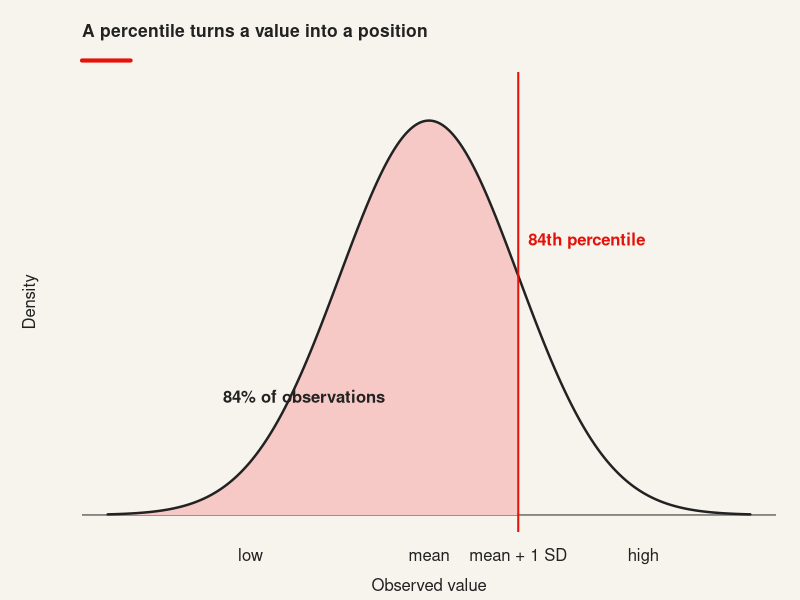
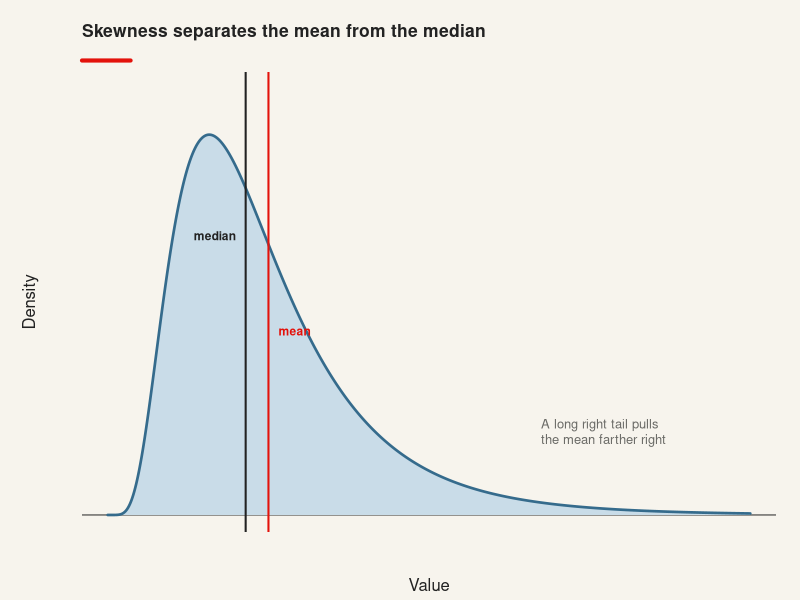
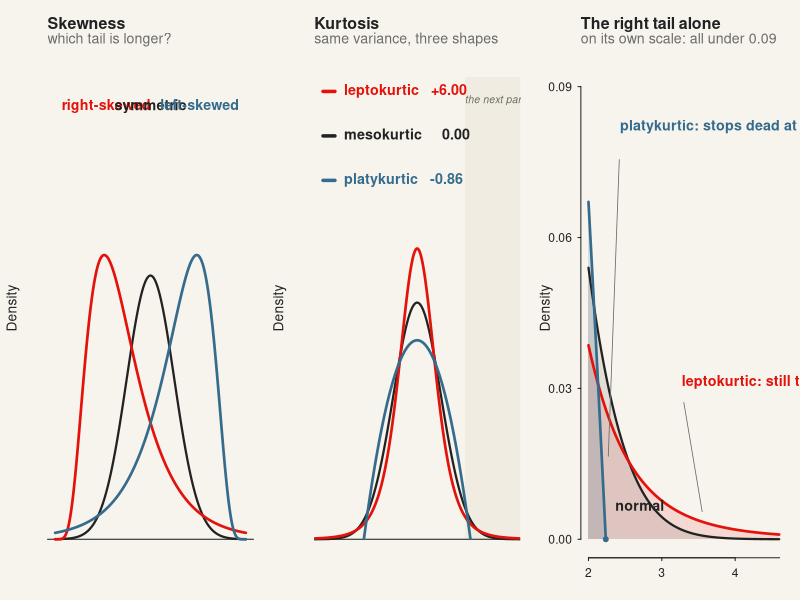
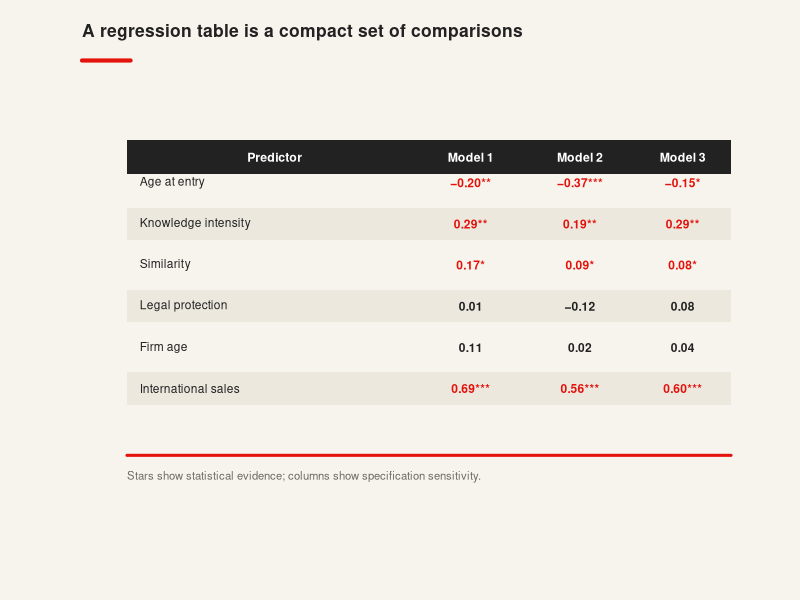
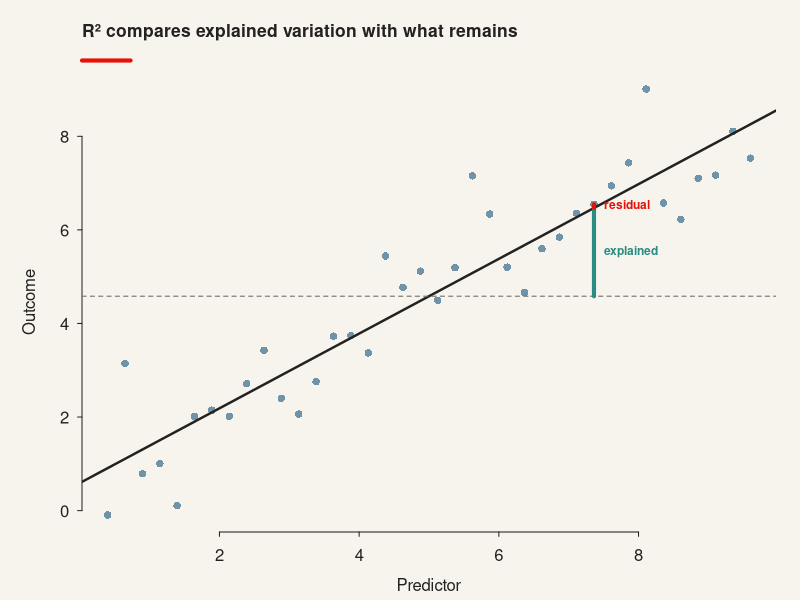
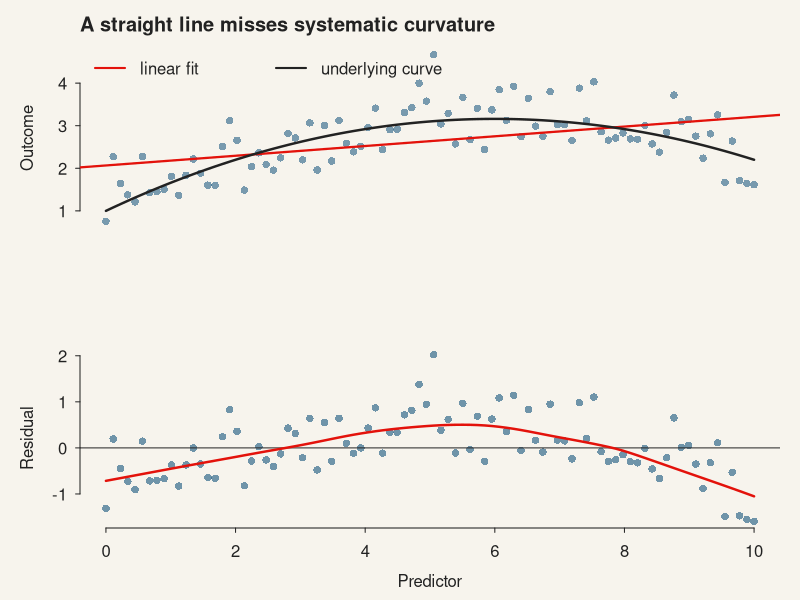
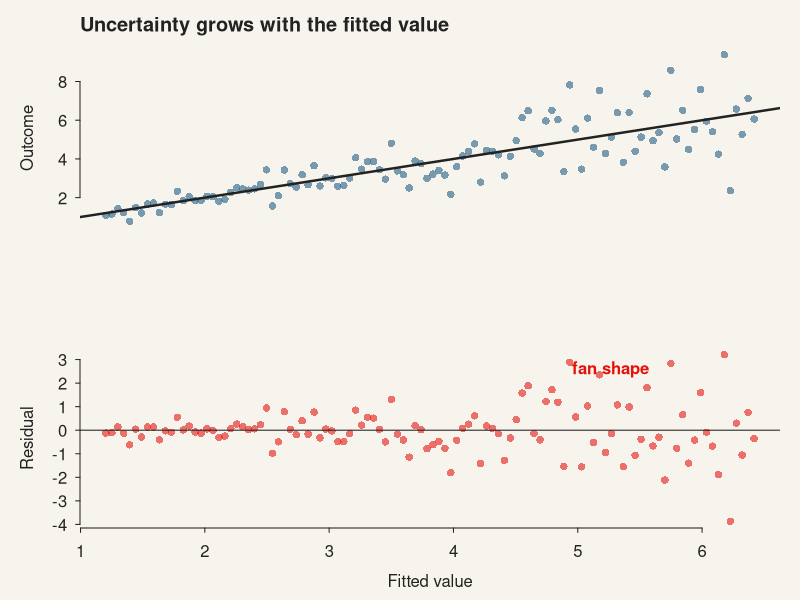
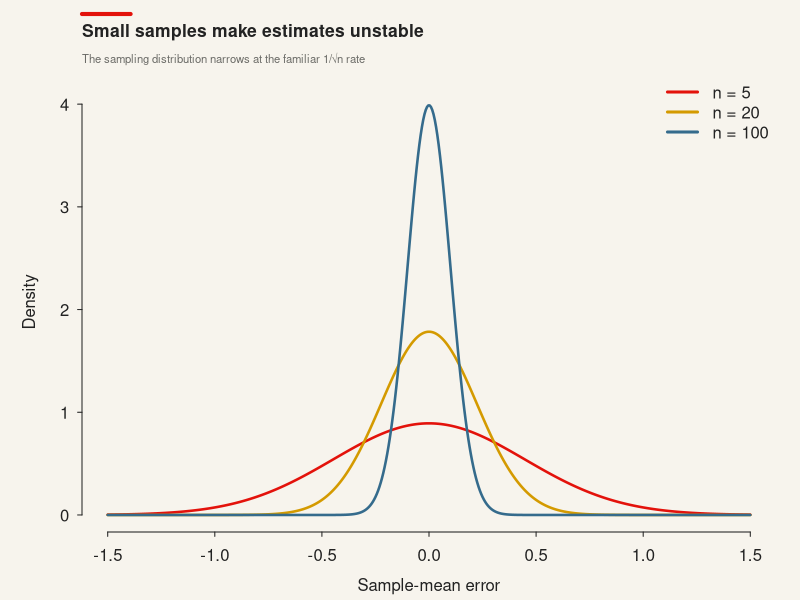

Here is the R script that generated these plots, in order:
# Rebuilds third-party teaching figures as original, course-owned PNG graphics.
# The visual language is inspired by restrained economic-journalism graphics:
# warm paper, charcoal type, one red accent, direct labels, and minimal grids.

BG <- "#F7F4ED"
INK <- "#222222"
MUTED <- "#6B6B67"
RED <- "#E3120B"
BLUE <- "#356B8C"
TEAL <- "#2A8C82"
GOLD <- "#D49A00"
GRID <- "#D8D3C8"
PALE_RED <- "#F7C9C6"
PALE_BLUE <- "#C9DCE8"
PALE_TEAL <- "#C6E2DE"

# The session codes below are the ones this script has always used; the
# directories are the current ones. Seven of these eight paths still named
# folders from an earlier syllabus — 03-inference-diagnostics-interpretation,
# 07-trees-forests-boosting and so on — so re-running the script created
# orphans and left the assets the decks actually load untouched. Each path here
# is the directory that references the files that code generates; verified by
# grepping the decks for every filename.
paths <- c(
  S02 = "02-exploratory-data-analysis/01-lecture/economist-assets",
  S03 = "03-regression-adequacy-and-validity/01-lecture/economist-assets",
  S04 = "04-logistic-ordinal-multinomial/01-lecture/economist-assets",
  S07 = "13-one-more-thing/01-lecture/economist-assets",
  S08 = "08-knn-and-bias-variance/01-lecture/economist-assets",
  S09 = "09-structural-equation-modelling/01-lecture/economist-assets",
  S10 = "10-causal-inference-foundations/01-lecture/economist-assets",
  S11 = "11-causal-inference-did/01-lecture/economist-assets"
)
invisible(lapply(paths, dir.create, recursive = TRUE, showWarnings = FALSE))

generated_assets <- character()

asset <- function(session, filename) {
  filename <- sub("\\.svg$", ".png", filename)
  path <- file.path(paths[[session]], filename)
  generated_assets <<- c(generated_assets, path)
  path
}

open_svg <- function(path, width = 10, height = 5.625) {
  # Prefer Quartz on macOS (it avoids an external X11 dependency) and Cairo on
  # headless Linux runners such as GitHub Actions.
  device_type <- if (capabilities("aqua")) "quartz" else "cairo"
  png(path, width = round(width * 144), height = round(height * 144),
      res = 144, bg = BG, pointsize = 13, family = "sans", type = device_type)
  par(bg = BG, fg = INK, col.axis = INK, col.lab = INK, col.main = INK,
      las = 1, bty = "n", mar = c(3.4, 4.1, 3.6, 1.2),
      mgp = c(2.15, 0.65, 0), tcl = -0.22)
}

headline <- function(title, subtitle = NULL) {
  mtext(title, side = 3, adj = 0, line = 1.55, font = 2, cex = 1.05, col = INK)
  if (!is.null(subtitle))
    mtext(subtitle, side = 3, adj = 0, line = 0.25, cex = 0.68, col = MUTED)
  # The accent rule was drawn 2.5% of the panel height above the plot region,
  # which is where mtext line 0.25 falls — so on every figure that had a
  # subtitle, the rule struck the subtitle through. With a subtitle it now sits
  # above the title; without one it stays where it was, underlining the title.
  y <- if (is.null(subtitle))
    par("usr")[4] + 0.025 * diff(par("usr")[3:4])
  else
    par("usr")[4] + 2.9 * par("cxy")[2]
  segments(par("usr")[1], y, par("usr")[1] + 0.07 * diff(par("usr")[1:2]), y,
           col = RED, lwd = 4, xpd = NA)
}

direct_label <- function(x, y, label, col = INK, pos = 4, ...) {
  text(x, y, label, col = col, pos = pos, font = 2, cex = 0.72, ...)
}

box <- function(x, y, w, h, label, fill = "white", border = GRID,
                col = INK, cex = 0.72, font = 2, radius = 0) {
  rect(x - w / 2, y - h / 2, x + w / 2, y + h / 2,
       col = fill, border = border, lwd = 1.5)
  text(x, y, label, col = col, cex = cex, font = font)
}

node_circle <- function(x, y, r, label, fill = PALE_BLUE, border = BLUE,
                        col = INK, cex = 0.72) {
  symbols(x, y, circles = r, inches = FALSE, add = TRUE, bg = fill,
          fg = border, lwd = 1.6)
  text(x, y, label, col = col, cex = cex, font = 2)
}

link <- function(x0, y0, x1, y1, col = MUTED, lwd = 1.7, label = NULL) {
  arrows(x0, y0, x1, y1, length = 0.08, angle = 22, col = col, lwd = lwd)
  if (!is.null(label)) text((x0 + x1) / 2, (y0 + y1) / 2 + 2.2,
                            label, col = col, cex = 0.64, font = 2)
}

# Session 02 -----------------------------------------------------------------

open_svg(asset("S02", "percentile.svg"))
x <- seq(-3.6, 3.6, length.out = 500); y <- dnorm(x)
plot(x, y, type = "n", axes = FALSE, xlab = "Observed value", ylab = "Density",
     ylim = c(0, max(y) * 1.08)); abline(h = 0, col = INK)
# The cut sits at one standard deviation above the mean, so the figure shows
# the same number the slide's code computes -- pnorm(1) = 0.8413 -- and the same
# number the 68-95-99.7 rule implies two slides later: 68% within 1 SD leaves
# 16% in the upper tail, so 84% below. An arbitrary cut taught none of that.
cut <- 1; xs <- x[x <= cut]
polygon(c(xs, rev(xs)), c(dnorm(xs), rep(0, length(xs))), col = PALE_RED, border = NA)
lines(x, y, col = INK, lwd = 2.4); abline(v = cut, col = RED, lwd = 2)
axis(1, at = c(-2, 0, cut, 2.4), labels = c("low", "mean", "mean + 1 SD", "high"), col = NA)
text(cut, dnorm(cut) + .035, "84th percentile", col = RED, pos = 4, font = 2)
text(-1.4, .12, "84% of observations", col = INK, font = 2)
headline("A percentile turns a value into a position")
dev.off()

open_svg(asset("S02", "mean-median.svg"))
x <- seq(0.02, 8, length.out = 700); y <- dlnorm(x, meanlog = .55, sdlog = .55)
plot(x, y, type = "n", axes = FALSE, xlab = "Value", ylab = "Density",
     ylim = c(0, max(y) * 1.12)); abline(h = 0, col = INK)
polygon(c(x, rev(x)), c(y, rep(0, length(x))), col = PALE_BLUE, border = NA)
lines(x, y, col = BLUE, lwd = 2.6)
med <- exp(.55); mn <- exp(.55 + .55^2 / 2)
abline(v = med, col = INK, lwd = 2); abline(v = mn, col = RED, lwd = 2)
direct_label(med, max(y) * .73, "median", col = INK, pos = 2)
direct_label(mn, max(y) * .48, "mean", col = RED, pos = 4)
text(5.4, max(y) * .22, "A long right tail pulls\nthe mean farther right", adj = 0,
     cex = .78, col = MUTED)
headline("Skewness separates the mean from the median")
dev.off()

# Three panels rather than two. On one linear-density panel the three kurtosis
# curves sit almost on top of each other — the tail mass that *defines* kurtosis
# is a rounding error next to a peak of 0.4, so the picture showed a difference
# the eye could not resolve. The third panel is the same three curves over the
# right tail alone, where the whole panel is under 0.09 and the ordering is
# plain: one curve stops dead, one decays, one is still visible at 4.6.
# Taller than the two-panel version it replaces, and with larger type: at 96%
# of a 1280px slide this raster is drawn at about 0.55 scale, so a label set at
# the old cex arrived at half the size of the body text beside it.
open_svg(asset("S02", "shape.svg"), width = 13.5, height = 5.6)
par(mfrow = c(1, 3), mar = c(3.2, 3.6, 4.4, 1.0), cex.lab = 1.25)

lab_cex <- 1.3
note <- function(x, y, label, col = INK, pos = 4)
  text(x, y, label, col = col, pos = pos, font = 2, cex = lab_cex, xpd = NA)
panel_title <- function(main, sub) {
  title(main, adj = 0, line = 2.2, font.main = 2, cex.main = 1.45)
  mtext(sub, side = 3, adj = 0, line = 0.9, cex = 0.85, col = MUTED)
}

x  <- seq(-4.8, 4.8, length.out = 1400)
xs <- seq(-4, 4, length.out = 700)

# --- skewness ---------------------------------------------------------------
plot(xs, dnorm(xs), type = "n", axes = FALSE, xlab = "", ylab = "Density",
     xlim = c(-4, 4), ylim = c(0, .70)); abline(h = 0, col = INK)
# The shift puts the lognormal's own left edge exactly on the panel's, so the
# mirrored copy lands on the right edge and neither is clipped mid-fall.
right <- dlnorm(xs + 4.1, 1, .48); right <- right / max(right) * .43
left <- rev(right)
lines(xs, dnorm(xs), col = INK, lwd = 2.2)
lines(xs, right, col = RED, lwd = 2.6); lines(xs, left, col = BLUE, lwd = 2.6)
# The three labels sit in the empty band above the curves, each over the curve
# it names. They used to sit on the opposite side of the panel from that curve —
# colour-matched, and so reading as swapped.
note(-4.0, .655, "right-skewed", RED, 4)
text(0, .655, "symmetric", col = INK, font = 2, cex = lab_cex)
note(4.0, .655, "left-skewed", BLUE, 2)
panel_title("Skewness", "which tail is longer?")

# --- kurtosis, whole distribution -------------------------------------------
# All three curves have variance 1, so the only thing differing is shape. This
# matters: "lighter tails" used to be dnorm(sd = 1.35), which has *identical*
# kurtosis to the standard normal — kurtosis is scale-invariant — and visibly
# more mass in the tails, so the picture claimed the opposite of what it showed.
#   heavy: t(5) scaled to unit variance, leptokurtic
#   light: Beta(2,2) mapped to unit variance, platykurtic, and compactly
#          supported, so its tails visibly stop rather than merely thinning.
s_t <- sqrt(3 / 5); a_b <- sqrt(5)
dens_heavy <- function(z) dt(z / s_t, df = 5) / s_t
dens_light <- function(z) ifelse(abs(z) < a_b,
                                 dbeta((z + a_b) / (2 * a_b), 2, 2) / (2 * a_b), 0)
# Excess kurtosis by numerical integration, so the labels state what is drawn
# rather than what a textbook says about a distribution drawn differently.
g2 <- function(f) integrate(function(z) z^4 * f(z), -Inf, Inf,
                            rel.tol = 1e-10)$value - 3
g2_heavy <- g2(dens_heavy); g2_light <- g2(dens_light)

normal <- dnorm(x); heavy <- dens_heavy(x)
light  <- ifelse(abs(x) < a_b, dens_light(x), NA)

plot(x, normal, type = "n", axes = FALSE, xlab = "", ylab = "Density",
     xlim = c(-4, 4), ylim = c(0, .78))
# The band the third panel opens up, drawn under the curves so it reads as a
# window onto them rather than as a block beside them.
rect(2, 0, 4.8, .78, col = "#F1ECE2", border = NA)
abline(h = 0, col = INK)
lines(x, normal, col = INK, lwd = 2.2)
lines(x, heavy, col = RED, lwd = 2.6)
lines(x, light, col = BLUE, lwd = 2.6)
# A three-line key in the empty upper left, rather than labels laid over the
# curves: at unit variance the three peaks are only 0.16 apart vertically, and
# there is no point on any curve where a label does not touch another.
key <- function(i, col, label) {
  y <- .755 - (i - 1) * .075
  segments(-3.95, y, -3.45, y, col = col, lwd = 3.4)
  text(-3.35, y, label, col = col, font = 2, cex = lab_cex, pos = 4)
}
key(1, RED,  sprintf("leptokurtic   %+.2f", g2_heavy))
key(2, INK,          "mesokurtic     0.00")
key(3, BLUE, sprintf("platykurtic   %+.2f", g2_light))
text(3.4, .74, "the next panel", col = MUTED, font = 3, cex = .95)
panel_title("Kurtosis", "same variance, three shapes")

# --- kurtosis, the tail on its own scale ------------------------------------
xt <- seq(2, 4.6, length.out = 900)
ht <- dens_heavy(xt); nt <- dnorm(xt)
lt <- ifelse(xt < a_b, dens_light(xt), NA)
keep <- !is.na(lt)
plot(xt, ht, type = "n", xlab = "", ylab = "Density", xlim = c(2, 4.6),
     ylim = c(0, .092), axes = FALSE)
polygon(c(xt, rev(xt)), c(ht, rep(0, length(xt))),
        col = adjustcolor(RED, alpha.f = .12), border = NA)
polygon(c(xt, rev(xt)), c(nt, rep(0, length(xt))),
        col = adjustcolor(INK, alpha.f = .10), border = NA)
polygon(c(xt[keep], rev(xt[keep])), c(lt[keep], rep(0, sum(keep))),
        col = adjustcolor(BLUE, alpha.f = .16), border = NA)
lines(xt, nt, col = INK, lwd = 2.2)
lines(xt, ht, col = RED, lwd = 2.6)
lines(xt[keep], lt[keep], col = BLUE, lwd = 2.6)
points(a_b, 0, pch = 19, col = BLUE, cex = 1.0)
axis(1, at = c(2, 4.6), labels = FALSE, tcl = 0, col = INK)
axis(1, at = 2:4, col = INK, col.axis = INK, cex.axis = 1.1)
axis(2, at = c(0, .03, .06, .09), col = INK, col.axis = INK, cex.axis = 1.1)
# Hairline leaders, in the muted grey: a leader drawn in the curve's own colour
# and weight reads as another curve, which on this panel is the one thing it
# must not do.
segments(2.42, .0755, 2.27, .0165, col = MUTED, lwd = .8)
note(2.34, .082, "platykurtic: stops dead at 2.24", BLUE, 4)
segments(3.30, .0272, 3.55, .0055, col = MUTED, lwd = .8)
note(3.18, .0312, "leptokurtic: still there at 4.6", RED, 4)
note(2.70, .0088, "normal", INK, 1)
panel_title("The right tail alone", "on its own scale: all under 0.09")
dev.off()

# Session 03: diagnostics -----------------------------------------------------

open_svg(asset("S03", "regression-table.svg"), width = 11, height = 5.9)
plot.new(); plot.window(xlim = c(0, 100), ylim = c(0, 100)); headline("A regression table is a compact set of comparisons")
cols <- c(4, 48, 65, 82, 97); rows <- seq(78, 20, length.out = 7)
rect(3, 80, 97, 88, col = INK, border = NA)
headers <- c("Predictor", "Model 1", "Model 2", "Model 3")
for (i in seq_along(headers)) text((cols[i] + cols[i + 1]) / 2, 84, headers[i], col = "white", font = 2, cex = .74)
labels <- c("Age at entry", "Knowledge intensity", "Similarity", "Legal protection", "Firm age", "International sales")
values <- rbind(c("−0.20**", "−0.37***", "−0.15*"), c("0.29**", "0.19**", "0.29**"),
                c("0.17*", "0.09*", "0.08*"), c("0.01", "−0.12", "0.08"),
                c("0.11", "0.02", "0.04"), c("0.69***", "0.56***", "0.60***"))
for (r in seq_along(labels)) {
  if (r %% 2 == 0) rect(3, rows[r] - 3.8, 97, rows[r] + 3.8, col = "#ECE8DE", border = NA)
  text(5, rows[r], labels[r], adj = 0, cex = .72, col = INK)
  for (j in 1:3) text((cols[j + 1] + cols[j + 2]) / 2, rows[r], values[r, j],
                       cex = .72, col = if (grepl("\\*", values[r, j])) RED else INK, font = 2)
}
segments(3, 14, 97, 14, col = RED, lwd = 3); text(3, 9, "Stars show statistical evidence; columns show specification sensitivity.", adj = 0, cex = .68, col = MUTED)
dev.off()

set.seed(12)
open_svg(asset("S03", "r-squared.svg"))
x <- seq(0.4, 9.6, length.out = 38); y <- 1.1 + .72 * x + rnorm(length(x), 0, 1.0)
fit <- lm(y ~ x); yh <- fitted(fit); idx <- 29
plot(x, y, pch = 16, col = adjustcolor(BLUE, .7), xlab = "Predictor", ylab = "Outcome", axes = FALSE)
axis(1); axis(2); abline(fit, col = INK, lwd = 2.4); abline(h = mean(y), col = MUTED, lty = 2)
segments(x[idx], mean(y), x[idx], yh[idx], col = TEAL, lwd = 4)
segments(x[idx], yh[idx], x[idx], y[idx], col = RED, lwd = 4)
direct_label(x[idx], (mean(y) + yh[idx]) / 2, "explained", TEAL, 4)
direct_label(x[idx], (yh[idx] + y[idx]) / 2, "residual", RED, 4)
headline("R² compares explained variation with what remains")
dev.off()

set.seed(22)
open_svg(asset("S03", "nonlinearity.svg"), width = 10.5, height = 6)
par(mfrow = c(2, 1), mar = c(3.6, 4, 2.4, 1))
x <- seq(0, 10, length.out = 90); y <- 1 + .72 * x - .06 * x^2 + rnorm(90, 0, .48); fit <- lm(y ~ x)
plot(x, y, pch = 16, col = adjustcolor(BLUE, .65), axes = FALSE, xlab = "", ylab = "Outcome")
axis(2); abline(fit, col = RED, lwd = 2.2); lines(x, 1 + .72 * x - .06 * x^2, col = INK, lwd = 2.4)
legend("topleft", c("linear fit", "underlying curve"), col = c(RED, INK), lwd = 2, bty = "n", horiz = TRUE)
title("A straight line misses systematic curvature", adj = 0, font.main = 2)
plot(x, resid(fit), pch = 16, col = adjustcolor(BLUE, .7), axes = FALSE, xlab = "Predictor", ylab = "Residual")
axis(1); axis(2); abline(h = 0, col = INK); lines(lowess(x, resid(fit), f = .45), col = RED, lwd = 2.4)
dev.off()

set.seed(33)
open_svg(asset("S03", "heteroskedasticity.svg"), width = 10.5, height = 6)
par(mfrow = c(2, 1), mar = c(3.6, 4, 2.4, 1))
x <- seq(0.2, 10, length.out = 110); y <- 1 + .55 * x + rnorm(110, 0, .18 + .12 * x); fit <- lm(y ~ x)
plot(x, y, pch = 16, col = adjustcolor(BLUE, .65), axes = FALSE, xlab = "", ylab = "Outcome")
axis(2); abline(fit, col = INK, lwd = 2.4); title("Uncertainty grows with the fitted value", adj = 0, font.main = 2)
plot(fitted(fit), resid(fit), pch = 16, col = adjustcolor(RED, .58), axes = FALSE, xlab = "Fitted value", ylab = "Residual")
axis(1); axis(2); abline(h = 0, col = INK); text(max(fitted(fit)) * .82, max(resid(fit)) * .8, "fan shape", col = RED, font = 2)
dev.off()

open_svg(asset("S03", "small-samples.svg"))
x <- seq(-1.5, 1.5, length.out = 500); ns <- c(5, 20, 100); cols <- c(RED, GOLD, BLUE)
plot(x, dnorm(x, sd = 1 / sqrt(5)), type = "n", axes = FALSE, xlab = "Sample-mean error", ylab = "Density",
     ylim = c(0, max(dnorm(x, sd = 1 / sqrt(100))) * 1.04)); axis(1); axis(2)
for (i in seq_along(ns)) lines(x, dnorm(x, sd = 1 / sqrt(ns[i])), col = cols[i], lwd = 2.5)
legend("topright", paste("n =", ns), col = cols, lwd = 3, bty = "n")
headline("Small samples make estimates unstable", "The sampling distribution narrows at the familiar 1/√n rate")
dev.off()

# Session 04: logistic regression -------------------------------------------

open_svg(asset("S04", "logistic-curves.svg"), width = 10.5, height = 5.8)
par(mfrow = c(1, 2), mar = c(3.3, 3.7, 3.6, .8))
x <- seq(-6, 6, length.out = 400)
for (sign in c(1, -1)) {
  p <- plogis(sign * x)
  plot(x, p, type = "n", ylim = c(0, 1), axes = FALSE, xlab = "Predictor x", ylab = "Probability")
  axis(1); axis(2, at = c(0, .5, 1)); abline(h = c(0, .5, 1), col = GRID, lty = c(1, 2, 1))
  lines(x, p, col = if (sign == 1) RED else BLUE, lwd = 3)
  title(if (sign == 1) "Positive coefficient" else "Negative coefficient", adj = 0, font.main = 2)
  text(if (sign == 1) 3.5 else -3.5, .82, if (sign == 1) "odds rise" else "odds fall",
       col = if (sign == 1) RED else BLUE, font = 2)
}
dev.off()

# Session 07: PCA and factor analysis ---------------------------------------

set.seed(48)
open_svg(asset("S07", "bayes-classifier.svg"))
n <- 90; x1 <- rnorm(n, rep(c(-1.2, 1.25), each = n / 2), .75); x2 <- rnorm(n, rep(c(.6, -.4), each = n / 2), .8)
grp <- rep(c(0, 1), each = n / 2)
plot(x1, x2, pch = 21, bg = ifelse(grp == 0, PALE_RED, PALE_BLUE), col = ifelse(grp == 0, RED, BLUE),
     axes = FALSE, xlab = "Feature 1", ylab = "Feature 2", cex = 1.05); axis(1); axis(2)
curve(.18 * x^2 - .35 * x + .05, from = -3.2, to = 3.2, add = TRUE, col = INK, lwd = 2.7)
text(-2.4, -1.4, "class A", col = RED, font = 2); text(2.1, 1.35, "class B", col = BLUE, font = 2)
headline("The Bayes boundary assigns the most probable class")
dev.off()

open_svg(asset("S07", "cross-validation.svg"), width = 11, height = 5.6)
plot.new(); plot.window(xlim = c(0, 12), ylim = c(0, 10)); headline("Ten-fold cross-validation rotates the test set")
for (r in 1:6) {
  for (k in 1:10) rect(k, 8.4 - r, k + .78, 8.92 - r, col = if (k == r) RED else "white", border = GRID)
  text(.65, 8.65 - r, paste0("fold ", r), adj = 1, cex = .68, col = MUTED)
}
text(5.9, 1.35, "Every observation is tested once; training never sees its own test fold.", cex = .76, col = INK, font = 2)
dev.off()

open_svg(asset("S07", "learning-taxonomy.svg"), width = 11, height = 6)
plot.new(); plot.window(xlim = c(0, 100), ylim = c(0, 100)); headline("Learning problems differ by the signal available")
box(50, 82, 28, 9, "Machine learning", fill = INK, border = INK, col = "white", cex = .82)
box(22, 60, 25, 9, "Supervised", fill = PALE_RED, border = RED)
box(50, 60, 25, 9, "Unsupervised", fill = PALE_BLUE, border = BLUE)
box(78, 60, 25, 9, "Reinforcement", fill = PALE_TEAL, border = TEAL)
segments(50, 77.5, c(22, 50, 78), c(64.5, 64.5, 64.5), col = MUTED, lwd = 1.5)
box(14, 35, 20, 8, "Classification", fill = "white", border = GRID)
box(31, 35, 20, 8, "Regression", fill = "white", border = GRID)
box(44, 35, 20, 8, "Clustering", fill = "white", border = GRID)
box(61, 35, 20, 8, "Dimension reduction", fill = "white", border = GRID)
box(78, 35, 20, 8, "Policy learning", fill = "white", border = GRID)
segments(22, 55.5, c(14, 31), c(39, 39), col = MUTED)
segments(50, 55.5, c(44, 61), c(39, 39), col = MUTED)
segments(78, 55.5, 78, 39, col = MUTED)
text(50, 18, "PCA and factor analysis live in the unsupervised branch.", col = RED, font = 2, cex = .82)
dev.off()

set.seed(54)
open_svg(asset("S07", "pca-axes.svg"))
z1 <- rnorm(95, 0, 1.35); z2 <- .55 * z1 + rnorm(95, 0, .48)
plot(z1, z2, pch = 21, bg = PALE_BLUE, col = BLUE, axes = FALSE, xlab = "Original variable x", ylab = "Original variable y")
axis(1); axis(2); arrows(-2.8, -1.5, 2.9, 1.65, col = RED, lwd = 3, length = .1)
arrows(1.0, -2.0, -1.0, 2.0, col = INK, lwd = 2, length = .1)
direct_label(2.15, 1.5, "PC1: most variance", RED, 4)
direct_label(-.9, 1.9, "PC2", INK, 2)
headline("PCA rotates the axes toward maximum variation")
dev.off()

set.seed(60)
open_svg(asset("S07", "pca-biplot.svg"))
score1 <- rnorm(45); score2 <- .35 * score1 + rnorm(45, sd = .72)
plot(score1, score2, pch = 21, bg = PALE_BLUE, col = BLUE, axes = FALSE, xlab = "PC1", ylab = "PC2", xlim = c(-2.7, 2.7), ylim = c(-2.3, 2.3))
axis(1); axis(2); abline(h = 0, v = 0, col = GRID)
loads <- rbind(c(1.8, .6), c(1.3, -1.4), c(-1.2, 1.5), c(-1.7, -.6)); labs <- c("productivity", "investment", "skills", "energy")
for (i in 1:4) { arrows(0, 0, loads[i, 1], loads[i, 2], col = RED, lwd = 2, length = .09); direct_label(loads[i, 1], loads[i, 2], labs[i], RED, 4) }
headline("A biplot joins observations with variable loadings")
dev.off()

open_svg(asset("S07", "dimension-reduction-map.svg"), width = 11, height = 6)
plot.new(); plot.window(xlim = c(0, 100), ylim = c(0, 100)); headline("Choose a method from the variables you actually have")
box(50, 82, 30, 9, "Multivariate data", fill = INK, border = INK, col = "white")
box(18, 59, 25, 9, "Quantitative", fill = PALE_BLUE, border = BLUE)
box(50, 59, 25, 9, "Qualitative", fill = PALE_TEAL, border = TEAL)
box(82, 59, 25, 9, "Mixed", fill = PALE_RED, border = RED)
segments(50, 77.5, c(18, 50, 82), c(63.5, 63.5, 63.5), col = MUTED)
box(11, 34, 17, 8, "PCA", fill = "white", border = BLUE)
box(29, 34, 17, 8, "Factor analysis", fill = "white", border = BLUE)
box(50, 34, 17, 8, "MCA", fill = "white", border = TEAL)
box(74, 34, 17, 8, "FAMD", fill = "white", border = RED)
box(91, 34, 14, 8, "MFA", fill = "white", border = RED)
segments(18, 54.5, c(11, 29), c(38, 38), col = MUTED); segments(50, 54.5, 50, 38, col = MUTED); segments(82, 54.5, c(74, 91), c(38, 38), col = MUTED)
dev.off()

# Session 08: KNN and bias-variance -----------------------------------------

open_svg(asset("S08", "bias-variance.svg"))
cplx <- seq(0.03, 1, length.out = 300); bias2 <- 1.05 * exp(-3.2 * cplx) + .05; variance <- .08 + .82 * cplx^2; total <- bias2 + variance + .13
plot(cplx, total, type = "n", axes = FALSE, xlab = "Model flexibility", ylab = "Expected test error", ylim = c(0, 1.25)); axis(1, at = c(.05, .5, .95), labels = c("simple", "balanced", "very flexible")); axis(2)
lines(cplx, bias2, col = BLUE, lwd = 2.5); lines(cplx, variance, col = RED, lwd = 2.5); lines(cplx, total, col = INK, lwd = 3)
best <- which.min(total); abline(v = cplx[best], col = GOLD, lty = 2, lwd = 2)
direct_label(.18, bias2[45], "bias²", BLUE, 4); direct_label(.82, variance[245], "variance", RED, 4); direct_label(cplx[best], total[best], "lowest total error", GOLD, 4)
headline("Good prediction balances bias against variance")
dev.off()

set.seed(72); x <- sort(runif(35, -3, 3)); truth <- sin(x) + .15 * x; y <- truth + rnorm(35, 0, .22)
open_svg(asset("S08", "underfit.svg"))
plot(x, y, pch = 21, bg = PALE_BLUE, col = BLUE, axes = FALSE, xlab = "x", ylab = "y"); axis(1); axis(2)
abline(lm(y ~ x), col = RED, lwd = 3); lines(x, truth, col = INK, lwd = 2, lty = 2)
headline("Underfitting leaves stable structure unexplained")
legend("topleft", c("linear fit", "signal"), col = c(RED, INK), lwd = c(3, 2), lty = c(1, 2), bty = "n")
dev.off()

open_svg(asset("S08", "overfit.svg"))
plot(x, y, pch = 21, bg = PALE_BLUE, col = BLUE, axes = FALSE, xlab = "x", ylab = "y"); axis(1); axis(2)
polyfit <- lm(y ~ poly(x, 10)); gridx <- seq(min(x), max(x), length.out = 500); lines(gridx, predict(polyfit, newdata = data.frame(x = gridx)), col = RED, lwd = 2.5)
lines(x, truth, col = INK, lwd = 2, lty = 2); headline("Overfitting follows noise as though it were signal")
dev.off()

# The KNN figures (bayes-classifier, nearest-neighbours, knn-boundary,
# complexity-compare, error-complexity) and the confusion matrix are computed
# from a simulation by
# 08-knn-and-bias-variance/01-lecture/economist-assets/build_knn_figures.py,
# so every boundary on the slides is the one KNN actually draws.

# Session 09: SEM ------------------------------------------------------------

open_svg(asset("S09", "cfa-model.svg"), width = 11, height = 6)
plot.new(); plot.window(xlim = c(0, 100), ylim = c(0, 100)); headline("CFA links latent constructs to observed indicators")
lat <- c(20, 50, 80); labs <- c("Visual", "Textual", "Speed"); fills <- c(PALE_RED, PALE_BLUE, PALE_TEAL); borders <- c(RED, BLUE, TEAL)
for (i in 1:3) {
  node_circle(lat[i], 73, 8, labs[i], fills[i], borders[i])
  for (j in 1:3) { xx <- lat[i] + (j - 2) * 8; box(xx, 33, 7, 8, paste0(substr(labs[i], 1, 1), j), fill = "white"); link(lat[i] + (j - 2) * 1.2, 65, xx, 37, borders[i], 1.4) }
}
dev.off()

open_svg(asset("S09", "sem-model.svg"), width = 11, height = 6)
plot.new(); plot.window(xlim = c(0, 100), ylim = c(0, 100)); headline("SEM estimates direct and indirect paths together")
node_circle(17, 62, 9, "Capabilities", PALE_BLUE, BLUE); node_circle(50, 62, 9, "Innovation", PALE_TEAL, TEAL); node_circle(83, 62, 9, "Performance", PALE_RED, RED)
link(26, 62, 41, 62, BLUE, label = "0.48"); link(59, 62, 74, 62, TEAL, label = "0.37"); link(23, 53, 77, 53, RED, label = "0.18 direct")
for (x0 in c(12, 17, 22)) box(x0, 28, 7, 7, paste0("x", (x0 - 7) / 5), fill = "white")
for (x0 in c(45, 50, 55)) box(x0, 28, 7, 7, paste0("m", (x0 - 40) / 5), fill = "white")
for (x0 in c(78, 83, 88)) box(x0, 28, 7, 7, paste0("y", (x0 - 73) / 5), fill = "white")
dev.off()

open_svg(asset("S09", "tpb-model.svg"), width = 11, height = 6)
plot.new(); plot.window(xlim = c(0, 100), ylim = c(0, 100)); headline("A theory becomes testable when its paths are explicit")
box(16, 76, 22, 9, "Attitude", fill = PALE_RED, border = RED)
box(16, 52, 22, 9, "Subjective norms", fill = PALE_BLUE, border = BLUE)
box(16, 28, 22, 9, "Perceived control", fill = PALE_TEAL, border = TEAL)
box(53, 52, 22, 11, "Intention", fill = "white", border = INK)
box(84, 52, 22, 11, "Behaviour", fill = INK, border = INK, col = "white")
link(27, 76, 42, 57, RED, label = ".42"); link(27, 52, 42, 52, BLUE, label = ".28"); link(27, 28, 42, 47, TEAL, label = ".35"); link(64, 52, 73, 52, INK, label = ".61")
link(27, 28, 75, 46, TEAL, label = ".14 direct")
dev.off()

# Session 10: causal framework ----------------------------------------------

open_svg(asset("S10", "potential-outcomes.svg"), width = 11, height = 6)
plot.new(); plot.window(xlim = c(0, 100), ylim = c(0, 100)); headline("Causal effects compare two outcomes for the same unit")
box(16, 54, 20, 11, "Unit i", fill = INK, border = INK, col = "white", cex = .84)
box(52, 72, 28, 12, "Yᵢ(1): treated", fill = PALE_RED, border = RED, col = INK)
box(52, 36, 28, 12, "Yᵢ(0): untreated", fill = PALE_BLUE, border = BLUE, col = INK)
link(26, 58, 38, 69, RED); link(26, 50, 38, 39, BLUE)
box(84, 72, 20, 10, "observed", fill = "white", border = RED, col = RED)
box(84, 36, 20, 10, "counterfactual", fill = "white", border = BLUE, col = BLUE)
text(52, 13, "Individual effect = Yᵢ(1) − Yᵢ(0)", cex = .92, font = 2, col = INK)
dev.off()

# Session 11: difference in differences -------------------------------------

open_svg(asset("S11", "did-basic.svg"))
plot(c(0, 1), c(35, 55), type = "n", axes = FALSE, xlab = "", ylab = "Outcome", xlim = c(-.12, 1.18), ylim = c(25, 95)); axis(1, at = c(0, 1), labels = c("Before", "After")); axis(2)
lines(c(0, 1), c(35, 55), col = BLUE, lwd = 3); points(c(0, 1), c(35, 55), pch = 16, col = BLUE)
lines(c(0, 1), c(50, 85), col = RED, lwd = 3); points(c(0, 1), c(50, 85), pch = 16, col = RED)
lines(c(0, 1), c(50, 70), col = RED, lwd = 2, lty = 2); segments(1.03, 70, 1.03, 85, col = GOLD, lwd = 4)
direct_label(.08, 38, "control", BLUE, 4); direct_label(.08, 53, "treated", RED, 4); direct_label(1.03, 78, "DiD = 15", GOLD, 4)
headline("Difference-in-differences isolates the change beyond the common trend")
dev.off()

open_svg(asset("S11", "did-table.svg"), width = 9.4, height = 6)
plot.new(); plot.window(xlim = c(0, 100), ylim = c(0, 100)); headline("The estimator is a difference of two changes")
xs <- c(8, 41, 65, 91); ys <- c(78, 60, 42, 24)
rect(8, 70, 91, 82, col = INK, border = NA)
for (i in 1:3) text((xs[i] + xs[i + 1]) / 2, 76, c("Group", "Before", "After")[i], col = "white", font = 2)
vals <- list(c("Control", "35", "55"), c("Treated", "50", "85"), c("Change", "+15", "+30"))
for (r in 1:3) for (j in 1:3) text((xs[j] + xs[j + 1]) / 2, ys[r + 1], vals[[r]][j], cex = .9, font = if (r == 3) 2 else 1, col = if (r == 3) RED else INK)
segments(8, 32, 91, 32, col = GRID, lwd = 2); text(50, 14, "DiD = 30 − 15 = 15", col = RED, font = 2, cex = 1.2)
dev.off()

open_svg(asset("S11", "did-coefficients.svg"), width = 11, height = 6)
plot(c(0, 1), c(35, 55), type = "n", axes = FALSE, xlab = "", ylab = "Outcome", xlim = c(-.18, 1.32), ylim = c(25, 95)); axis(1, at = c(0, 1), labels = c("Pre", "Post")); axis(2)
lines(c(0, 1), c(35, 55), col = BLUE, lwd = 3); lines(c(0, 1), c(50, 85), col = RED, lwd = 3)
points(rep(c(0, 1), 2), c(35, 55, 50, 85), pch = 16, col = rep(c(BLUE, RED), each = 2))
text(-.08, 35, expression(bold(beta[0])), col = BLUE, font = 2); segments(-.04, 35, -.04, 50, col = GOLD, lwd = 3); text(-.08, 43, expression(bold(beta[1])), col = GOLD, font = 2)
segments(1.08, 35, 1.08, 55, col = BLUE, lwd = 3); text(1.12, 45, expression(bold(beta[2])), col = BLUE, font = 2, pos = 4)
segments(1.18, 70, 1.18, 85, col = RED, lwd = 3); text(1.22, 78, expression(bold(beta[3])), col = RED, font = 2, pos = 4)
headline("Each DiD coefficient maps to one visible contrast")
dev.off()

open_svg(asset("S11", "did-counterfactual.svg"))
plot(c(0, 1), c(35, 55), type = "n", axes = FALSE, xlab = "", ylab = "Outcome", xlim = c(-.12, 1.2), ylim = c(25, 95)); axis(1, at = c(0, 1), labels = c("Before", "After")); axis(2)
lines(c(0, 1), c(35, 55), col = BLUE, lwd = 3); lines(c(0, 1), c(50, 85), col = RED, lwd = 3)
lines(c(0, 1), c(50, 70), col = RED, lwd = 3, lty = 2); segments(1.03, 70, 1.03, 85, col = GOLD, lwd = 4)
direct_label(.72, 67, "counterfactual", RED, 2); direct_label(.7, 85, "observed treated", RED, 2); direct_label(.72, 52, "control trend", BLUE, 2)
headline("Parallel trends supply the missing counterfactual")
dev.off()

count <- length(unique(generated_assets))
cat("Built", count, "Economist-style assets.\n")
